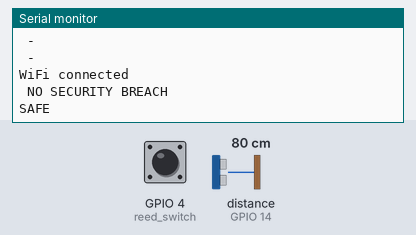
A sketch run on a simulated ESP8266 (NodeMCU). On the bench: the last lines printed to the serial monitor. Wiring (inferred from the names in the program): ultrasonic range finder: trigger GPIO 12; echo GPIO 14. The test bench sets the inputs (shaded band); at power-on: distance to the obstacle (sensor on GPIO 14) 80 cm, GPIO 4 (reed_switch) LOW. The echo pulse lasts 58.3 µs per cm; WiFi joins after 1.5 s; servers stay silent unless stated.

Above: at 3.8 s.
3.9 s: distance to the obstacle (sensor on GPIO 14) set to 2 cm
At 5.0 s:
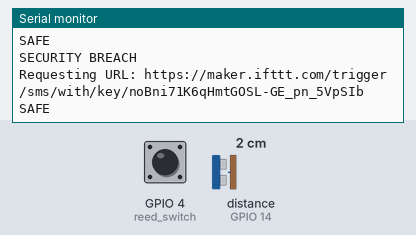
5.6 s: GPIO 4 (reed_switch) pulled HIGH for 1.45 s
At 7.4 s:
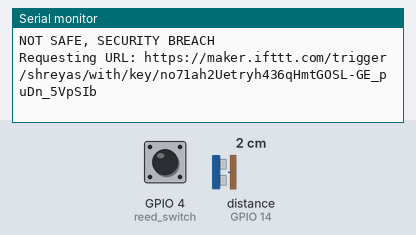

Measured:
- after the input at 3.9 s, the serial monitor: prints a new line after 0.11 s (image 1)
- after the input at 5.6 s, the serial monitor: prints a new line after 0.82 s (image 2)

The sketch:

IOT_Based_Burglar_Alarm.ino
```cpp
#include <ESP8266WiFi.h>

const char* ssid = "*********";
const char* password = "%%%%%%%%";
int reed_switch = 4;//D2
int reed_status;

const int trigPin = 12;
const int echoPin = 14;

//define sound velocity in cm/uS
#define SOUND_VELOCITY 0.034
#define CM_TO_INCH 0.393701

long duration;
float distanceCm;
float distanceInch;

const char* host = "maker.ifttt.com";

void setup()
{
    Serial.begin(115200);
    Serial.println("Email from Node Mcu");
    delay(100);
    delay(1000);

    pinMode(trigPin, OUTPUT); // Sets the trigPin as an Output
    pinMode(echoPin, INPUT); // Sets the echoPin as an Input

   connectWiFi();

}

void loop()
{
      while((!(WiFi.status() == WL_CONNECTED)))
    {
      connectWiFi();
    }
      WiFiClient client;
      const int httpPort = 80;
      if (!client.connect(host, httpPort))
      {
         Serial.println("connection failed");
         return;
      }

  // Clears the trigPin
  digitalWrite(trigPin, LOW);
  delayMicroseconds(2);
  // Sets the trigPin on HIGH state for 10 micro seconds
  digitalWrite(trigPin, HIGH);
  delayMicroseconds(10);
  digitalWrite(trigPin, LOW);

  // Reads the echoPin, returns the sound wave travel time in microseconds
  duration = pulseIn(echoPin, HIGH);

  // Calculate the distance
  distanceCm = duration * SOUND_VELOCITY/2;

  // Convert to inches
  distanceInch = distanceCm * CM_TO_INCH;

      if (distanceCm <= 8.00){
        Serial.println("SECURITY BREACH");
        String url = "https://maker.ifttt.com/trigger/sms/with/key/noBni71K6qHmtGOSL-GE_pn_5VpSIb";
        Serial.print("Requesting URL: ");
        Serial.println(url);
        client.print(String("GET ") + url + " HTTP/1.1\r\n" + "Host: " + host + "\r\n" + "Connection: close\r\n\r\n");
      }
      else
      {
        Serial.println(" NO SECURITY BREACH");
      }

   reed_status = digitalRead(reed_switch);
   if (reed_status == 1)
        {
            Serial.println("NOT SAFE, SECURITY BREACH");
            String url = "https://maker.ifttt.com/trigger/shreyas/with/key/no71ah2Uetryh436qHmtGOSL-GE_puDn_5VpSIb";
            Serial.print("Requesting URL: ");
            Serial.println(url);
            client.print(String("GET ") + url + " HTTP/1.1\r\n" + "Host: " + host + "\r\n" + "Connection: close\r\n\r\n");
         }
          else
          {
            Serial.println("SAFE");
          }
       delay(1000);
    while((!(WiFi.status() == WL_CONNECTED)))
    {
      connectWiFi();
    }
}

void connectWiFi()
{
  int i=0;
  Serial.println("Connecting to WIFI");
  WiFi.begin(ssid, password);
  while((!(WiFi.status() == WL_CONNECTED)))
  {
    Serial.println(" - ");
    i++;
    delay(300);
    if( i>10 )
    {
     connectWiFi();
    }
   }
   Serial.println("");
   Serial.println("WiFi connected");
}
```
